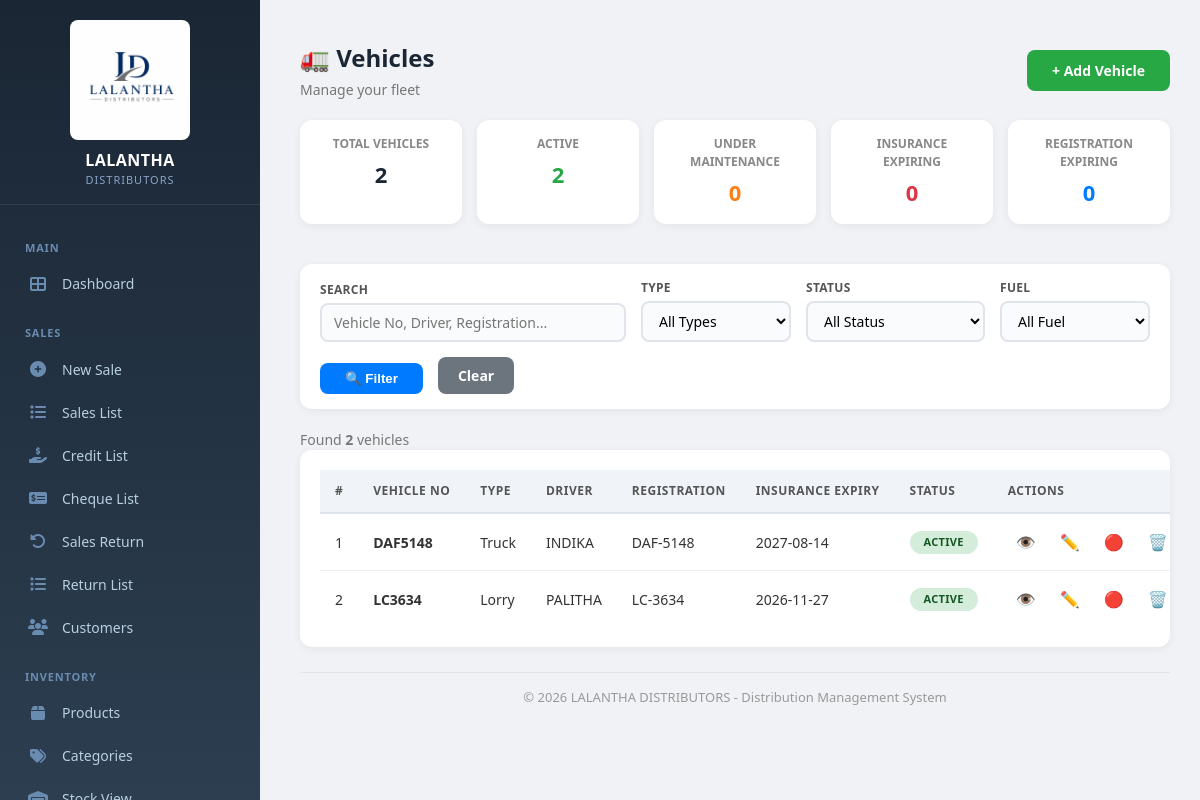
Page /vehicles/ (signed in) on the committed database.
### core/models.py (models this page shows, shortened)
class Vehicle(models.Model):
    VEHICLE_TYPES = [
        ('Lorry', 'Lorry'),
        ('Van', 'Van'),
        ('Truck', 'Truck'),
        ('Pickup', 'Pickup'),
        ('Tractor', 'Tractor'),
        ('Other', 'Other'),
    ]
    FUEL_TYPES = [
        ('Petrol', 'Petrol'),
        ('Diesel', 'Diesel'),
        ('Electric', 'Electric'),
        ('Hybrid', 'Hybrid'),
    ]
    STATUS_CHOICES = [
        ('ACTIVE', 'Active'),
        ('INACTIVE', 'Inactive'),
        ('MAINTENANCE', 'Under Maintenance'),
    ]
    vehicle_number = models.CharField(max_length=50, unique=True, help_text="e.g., LC-3634")
    vehicle_type = models.CharField(max_length=20, choices=VEHICLE_TYPES, default='Lorry')
    driver_name = models.CharField(max_length=100, help_text="Current driver name")
    is_active = models.BooleanField(default=True)
    status = models.CharField(max_length=20, choices=STATUS_CHOICES, default='ACTIVE')
    registration_number = models.CharField(max_length=50, blank=True, null=True)
    registration_expiry = models.DateField(null=True, blank=True)
    insurance_expiry = models.DateField(null=True, blank=True)
    last_service_date = models.DateField(null=True, blank=True)
    mileage = models.DecimalField(max_digits=12, decimal_places=2, null=True, blank=True, help_text="Current odometer reading")
    fuel_type = models.CharField(max_length=20, choices=FUEL_TYPES, default='Diesel')
    capacity = models.DecimalField(max_digits=10, decimal_places=2, null=True, blank=True, help_text="Weight capacity in tons or volume in liters")
    notes = models.TextField(blank=True, null=True)
    purchase_date = models.DateField(null=True, blank=True)
    purchase_price = models.DecimalField(max_digits=12, decimal_places=2, null=True, blank=True)
    current_value = models.DecimalField(max_digits=12, decimal_places=2, null=True, blank=True, help_text="Optional depreciated value")
    created_at = models.DateTimeField(auto_now_add=True)
    updated_at = models.DateTimeField(auto_now=True)
    def is_insurance_expiring_soon(self, days=30):
        if self.insurance_expiry:
            from datetime import date, timedelta
            return self.insurance_expiry - date.today() <= timedelta(days=days) and self.insurance_expiry >= date.today()
        return False
    def get_status_badge(self):
        if self.status == 'ACTIVE':
            return 'complete'
        elif self.status == 'MAINTENANCE':
            return 'warning'
        else:
            return 'pending'
    class Meta:
        ordering = ['vehicle_number']

### core/decorators.py (the view)
        def wrapper(request, *args, **kwargs):
            if not request.user.is_authenticated:
                messages.error(request, 'Please login first.')
                return redirect('/login/')  # ✅ Always returns
            try:
                profile = request.user.profile
                if profile.has_permission(permission):
                    return view_func(request, *args, **kwargs)  # ✅ Returns view response
                else:
                    messages.error(request, f'You do not have permission to access this page. Required: {permission}')
                    return redirect('/reports/')  # ✅ Always returns
            except UserProfile.DoesNotExist:
                messages.error(request, 'User profile not found. Please contact admin.')
                return redirect('/logout/')  # ✅ Always returns

### core/context_processors.py (called while the page is built)
def cache_version(request):
    return {
        'cache_version': settings.CACHE_VERSION
    }

### core/models.py (called while the page is built, shortened)
    def has_permission(self, permission):
        if self.role == 'Admin':
            return True
        elif self.role == 'Viewer':
            return permission in ['view_reports', 'view_products']
        return False

### core/templatetags/core_extras.py (called while the page is built)
@register.filter
def has_perm(profile, permission):
    try:
        return profile.has_permission(permission)
    except Exception:
        return False

### core/templates/core/vehicle_list.html (shortened to what this page needs)
{% extends 'core/base.html' %}
{% load static %}
{% block content %}
<div class="container">
    <div class="page-title">
        <div>
            <h2>🚛 Vehicles</h2>
            <span class="subtitle">Manage your fleet</span>
        </div>
        <a href="/vehicle/add/" class="btn">+ Add Vehicle</a>
    </div>
    <div class="summary-grid">
        <div class="card">
            <div class="label">Total Vehicles</div>
            <div class="value total">{{ total_vehicles }}</div>
        </div>
        <div class="card">
            <div class="label">Active</div>
            <div class="value active">{{ active_vehicles }}</div>
        </div>
        <div class="card">
            <div class="label">Under Maintenance</div>
            <div class="value maintenance">{{ maintenance_vehicles }}</div>
        </div>
        <div class="card">
            <div class="label">Insurance Expiring</div>
            <div class="value insurance">{{ insurance_expiring }}</div>
        </div>
        <div class="card">
            <div class="label">Registration Expiring</div>
            <div class="value registration">{{ registration_expiring }}</div>
        </div>
    </div>
    <form method="GET" class="filter-bar">
        <div class="filter-group" style="flex:2;">
            <label>Search</label>
            <input type="text" name="search" placeholder="Vehicle No, Driver, Registration..." value="{{ search }}">
        </div>
        <div class="filter-group">
            <label>Type</label>
            <select name="vehicle_type">
                <option value="">All Types</option>
            </select>
        </div>
        <div class="filter-group">
            <label>Status</label>
            <select name="status">
                <option value="">All Status</option>
            </select>
        </div>
        <div class="filter-group">
            <label>Fuel</label>
            <select name="fuel_type">
                <option value="">All Fuel</option>
            </select>
        </div>
        <button type="submit" class="btn-filter">🔍 Filter</button>
        <a href="/vehicles/" class="btn-clear">Clear</a>
    </form>
    <div class="result-count">
        Found <strong>{{ vehicles|length }}</strong> vehicle{{ vehicles|pluralize }}
    </div>
    <div class="table-container">
        <table>
            <thead>
                <tr>
                    <th>#</th>
                    <th>Vehicle No</th>
                    <th>Type</th>
                    <th>Driver</th>
                    <th>Registration</th>
                    <th>Insurance Expiry</th>
                    <th>Status</th>
                    <th>Actions</th>
                </tr>
            </thead>
            <tbody>
                {% for vehicle in vehicles %}
                <tr>
                    <td>{{ forloop.counter }}</td>
                    <td><strong>{{ vehicle.vehicle_number }}</strong></td>
                    <td>{{ vehicle.get_vehicle_type_display }}</td>
                    <td>{{ vehicle.driver_name }}</td>
                    <td>{{ vehicle.registration_number|default:"-" }}</td>
                    <td>
                        {{ vehicle.insurance_expiry|date:"Y-m-d"|default:"-" }}
                    </td>
                    <td>
                        <span class="badge-status {{ vehicle.get_status_badge }}">
                            {{ vehicle.get_status_display }}
                        </span>
                    </td>
                    <td>
                        <div class="action-icons">
                            <a href="/vehicle/detail/{{ vehicle.id }}/" class="view" title="View">👁️</a>
                            <a href="/vehicle/edit/{{ vehicle.id }}/" class="edit" title="Edit">✏️</a>
                            <a href="/vehicle/toggle/{{ vehicle.id }}/" class="{% if vehicle.is_active %}delete{% else %}pay{% endif %}" title="{% if vehicle.is_active %}Deactivate{% else %}Activate{% endif %}" onclick="return confirm('{% if vehicle.is_active %}Deactivate{% else %}Activate{% endif %} {{ vehicle.vehicle_number }}?')">
                                {% if vehicle.is_active %}🔴{% else %}🟢{% endif %}
                            </a>
                            <a href="/vehicle/delete/{{ vehicle.id }}/" class="delete" title="Delete" onclick="return confirm('Delete vehicle {{ vehicle.vehicle_number }}?')">🗑️</a>
                        </div>
                    </td>
                </tr>
                {% endfor %}
            </tbody>
        </table>
    </div>
    <div class="footer">
        &copy; {% now "Y" %} LALANTHA DISTRIBUTORS - Distribution Management System
    </div>
</div>
{% endblock %}

### core/static/core/css/style.css (style rules this page uses)
* { margin: 0; padding: 0; box-sizing: border-box; }
body { font-family: -apple-system, BlinkMacSystemFont, "Segoe UI", Roboto, "Helvetica Neue", Arial, sans-serif; background: #f0f4f9; color: #1a2634; font-size: 14px; line-height: 1.5; min-height: 100vh; }
.container { max-width: 1400px; margin: 0 auto; padding: 20px; flex: 1; width: 100%; }
.card { background: white; border-radius: 12px; padding: 25px; box-shadow: 0 2px 8px rgba(0,0,0,0.06); margin-bottom: 20px; }
.page-title { display: flex; justify-content: space-between; align-items: center; margin-bottom: 20px; flex-wrap: wrap; gap: 15px; }
.page-title h2 { font-size: 24px; color: #1a2634; font-weight: 600; }
.page-title .subtitle { display: block; font-size: 13px; color: #888; margin-top: 3px; font-weight: 400; }
.btn { padding: 10px 22px; border: none; border-radius: 8px; font-weight: 600; cursor: pointer; font-size: 14px; text-decoration: none; display: inline-block; transition: 0.2s; background: #007bff; color: white; }
.table-container { overflow-x: auto; background: white; border-radius: 12px; }
table { width: 100%; border-collapse: collapse; font-size: 14px; }
table thead th { background: #f0f4f9; padding: 12px 15px; text-align: left; font-weight: 600; color: #555; font-size: 12px; text-transform: uppercase; letter-spacing: 0.5px; border-bottom: 2px solid #dde3ec; white-space: nowrap; }
table tbody td { padding: 12px 15px; border-bottom: 1px solid #edf1f7; color: #333; vertical-align: middle; }
table tbody tr:last-child td { border-bottom: none; }
.footer { text-align: center; padding: 20px; color: #999; font-size: 13px; margin-top: 20px; }
.badge-status { display: inline-block; padding: 3px 12px; border-radius: 12px; font-size: 11px; font-weight: 600; text-transform: uppercase; letter-spacing: 0.3px; }
.badge-status.received, .badge-status.complete, .badge-status.cleared, .badge-status.paid { background: #d4edda; color: #155724; }
.form-control, input[type="text"], input[type="number"], input[type="date"], input[type="email"], input[type="password"], select, textarea { font-family: inherit; }

### core/templates/core/vehicle_list.html (style rules this page uses)
.summary-grid { display: grid; grid-template-columns: repeat(5, 1fr); gap: 15px; margin-bottom: 20px; }
.summary-grid .card { background: white; padding: 15px 20px; border-radius: 12px; box-shadow: 0 2px 8px rgba(0,0,0,0.06); text-align: center; }
.summary-grid .card .label { font-size: 12px; color: #888; text-transform: uppercase; font-weight: 600; }
.summary-grid .card .value { font-size: 22px; font-weight: 700; margin-top: 5px; }
.summary-grid .card .value.total { color: #1a2634; }
.summary-grid .card .value.active { color: #28a745; }
.summary-grid .card .value.maintenance { color: #fd7e14; }
.summary-grid .card .value.insurance { color: #dc3545; }
.summary-grid .card .value.registration { color: #007bff; }
.badge-status { padding: 3px 14px; border-radius: 20px; font-size: 11px; font-weight: 600; display: inline-block; }
.badge-status.complete { background: #d4edda; color: #155724; }

### rows in the picture
Vehicle: vehicle_number "DAF5148", vehicle_type "Truck", driver_name "INDIKA", registration_number "DAF-5148", insurance_expiry "2027-08-14", status "ACTIVE"
Vehicle: vehicle_number "LC3634", vehicle_type "Lorry", driver_name "PALITHA", registration_number "LC-3634", insurance_expiry "2026-11-27", status "ACTIVE"

### other values in the picture
{{ total_vehicles }} "2"
{{ active_vehicles }} "2"
{{ maintenance_vehicles }} "0"
{{ insurance_expiring }} "0"
{{ registration_expiring }} "0"
{{ vehicles|length }} "2"
